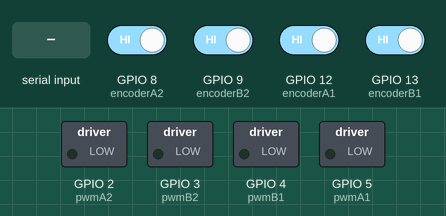
This sketch was run on a simulated ESP32-S3. Parts: switched loads named in the sketch (green lamp = pin HIGH). The inputs (shaded band) are chosen by the test bench; at power-on: GPIO 8 (encoderA2), GPIO 9 (encoderB2), GPIO 12 (encoderA1), GPIO 13 (encoderB1) HIGH. What the sketch prints to the serial monitor is not drawn.

Above: at 3.2 s.
3.3 s: "s,1\n" received over Serial
6.3 s: GPIO 12 (encoderA1) driven LOW
At 7.1 s:
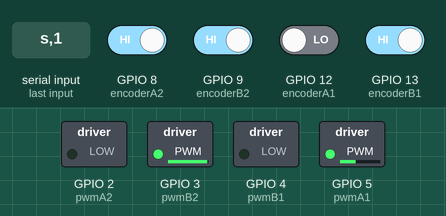
7.9 s: "s\n" received over Serial
At 9.1 s:
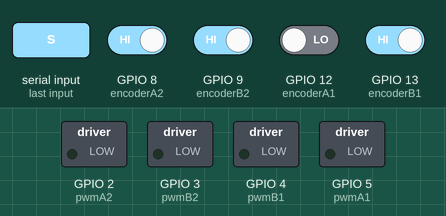
9.4 s: GPIO 8 (encoderA2) driven LOW
At 10.7 s:
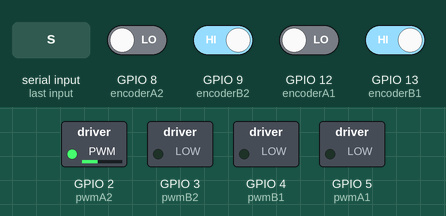
11.0 s: GPIO 13 (encoderB1) driven LOW
At 12.3 s:
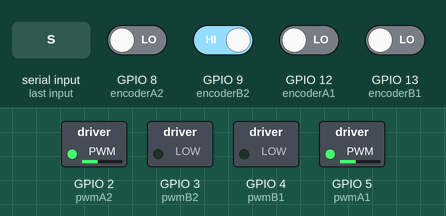
12.6 s: GPIO 9 (encoderB2) driven LOW
At 14.1 s:
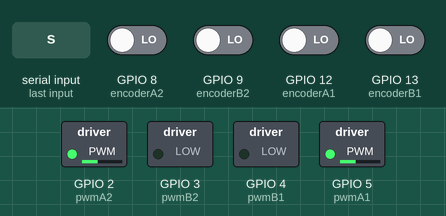
Timing chart, 0 to 15.2 s (numbered marks = the images above; inputs shaded):
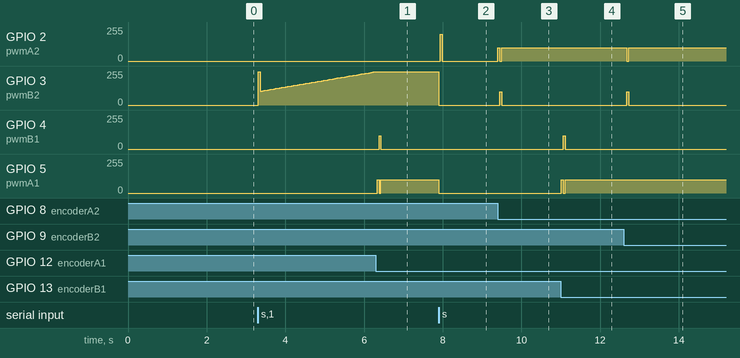

Measured:
- after the input at 6.3 s, GPIO 4 (pwmB1): 0/255 → 98/255 after 0.08 s, → 0/255 0.05 s later; GPIO 5 (pwmA1): 0/255 → 98/255 at once
- after the input at 7.9 s, GPIO 2 (pwmA2): 0/255 → 200/255 at once, → 0/255 0.05 s later; GPIO 3 (pwmB2): 250/255 → 0/255 at once; GPIO 5 (pwmA1): 98/255 → 0/255 at once
- after the input at 9.4 s, GPIO 2 (pwmA2): 0/255 → 98/255 at once; GPIO 3 (pwmB2): 0/255 → 98/255 after 0.05 s, → 0/255 0.05 s later
- after the input at 11.0 s, GPIO 4 (pwmB1): 0/255 → 98/255 after 0.06 s, → 0/255 0.05 s later; GPIO 5 (pwmA1): 0/255 → 98/255 at once
- after the input at 12.6 s, GPIO 2 (pwmA2): 98/255 → 0/255 after 0.07 s, → 98/255 0.05 s later; GPIO 3 (pwmB2): 0/255 → 98/255 after 0.07 s, → 0/255 0.05 s later

The sketch:

firmware1.0.ino
```cpp
#include <Arduino.h>

// ================== DEFINICIONES DE PINES ==================
// Asumiremos que:
 // Motor Izquierdo (Motor 1)
const int pwmA1     = 5;    // Canal PWM para dirección (ej. retroceso)
const int pwmB1     = 4;    // Canal PWM para dirección (ej. avance)
const int encoderA1 = 12;   // Encoder fase A
const int encoderB1 = 13;   // Encoder fase B

// Motor Derecho (Motor 2)
const int pwmA2     = 2;    // Canal PWM para dirección (ej. retroceso)
const int pwmB2     = 3;    // Canal PWM para dirección (ej. avance)
const int encoderA2 = 8;    // Encoder fase A
const int encoderB2 = 9;    // Encoder fase B

// ================== CONSTANTES PARA CONTROL ==================
#define CONTROL_INTERVAL_MS 50  // Intervalo de control en ms

// Parámetros del encoder y del robot
const float COUNTS_PER_REVOLUTION = 4532.0;   // Pulsos por revolución
const float WHEEL_RADIUS = 0.035;                // Radio de la rueda en metros (ej. 3.5 cm)
const float WHEEL_CIRCUMFERENCE = 2.0 * PI * WHEEL_RADIUS; // Circunferencia en metros

// Parámetros del PID (ajusta estos valores en función de tus pruebas)
float Kp = 100.0;
float Ki = 50.0;
float Kd = 10.0;

// Límites de la señal PWM
const int MIN_PWM = 98;
const int MAX_PWM = 250;

// ================== VARIABLES GLOBALES PARA CONTROL DE VELOCIDAD ==================
// Velocidad deseada en m/s para cada rueda (se actualizan vía Serial)
volatile float desiredSpeedLeft = 0.0;
volatile float desiredSpeedRight = 0.0;

// Variables para almacenar la velocidad medida (m/s)
float measuredSpeedLeft = 0.0;
float measuredSpeedRight = 0.0;

// Variables para el lazo PID de cada motor
float integralLeft = 0.0, lastErrorLeft = 0.0;
float integralRight = 0.0, lastErrorRight = 0.0;

// Variables para el control de encoders (acumulados)
volatile long encoderCountLeft = 0;   // Motor izquierdo (Motor 1)
volatile long encoderCountRight = 0;  // Motor derecho (Motor 2)

// Para calcular el delta de ticks en cada ciclo
volatile long lastEncoderCountLeft = 0;
volatile long lastEncoderCountRight = 0;

// Tiempo de control
unsigned long lastControlTime = 0;

// ================== VARIABLES PARA LAS INTERRUPCIONES DE LOS ENCODERS ==================
// Motor Izquierdo
volatile byte lastStateA1 = 0;
volatile byte lastStateB1 = 0;
volatile byte stateA1 = 0;
volatile byte stateB1 = 0;

// Motor Derecho
volatile byte lastStateA2 = 0;
volatile byte lastStateB2 = 0;
volatile byte stateA2 = 0;
volatile byte stateB2 = 0;

// ================== ISR DE LOS ENCODERS ==================
// ISR para el motor izquierdo (Motor 1)
IRAM_ATTR void handleEncoderLeft() {
  noInterrupts();
  stateA1 = digitalRead(encoderA1);
  stateB1 = digitalRead(encoderB1);
  if (stateA1 != lastStateA1) {
    if (stateA1 != stateB1) {
      encoderCountLeft++;
    } else {
      encoderCountLeft--;
    }
  }
  if (stateB1 != lastStateB1) {
    if (stateB1 == stateA1) {
      encoderCountLeft++;
    } else {
      encoderCountLeft--;
    }
  }
  lastStateA1 = stateA1;
  lastStateB1 = stateB1;
  interrupts();
}

// ISR para el motor derecho (Motor 2)
IRAM_ATTR void handleEncoderRight() {
  noInterrupts();
  stateA2 = digitalRead(encoderA2);
  stateB2 = digitalRead(encoderB2);
  if (stateA2 != lastStateA2) {
    if (stateA2 != stateB2) {
      encoderCountRight++;
    } else {
      encoderCountRight--;
    }
  }
  if (stateB2 != lastStateB2) {
    if (stateB2 == stateA2) {
      encoderCountRight++;
    } else {
      encoderCountRight--;
    }
  }
  lastStateA2 = stateA2;
  lastStateB2 = stateB2;
  interrupts();
}

// ================== FUNCIONES DE CONTROL DE MOTORES ==================
// Función para establecer el PWM del motor izquierdo según la señal (positivo = avance, negativo = retroceso)
void setMotorPWMLeft(int pwm) {
  int pwmVal = constrain(abs(pwm), 0, MAX_PWM);
  if (pwm > 0) {
    // Avance: canal B activa, A en 0
    analogWrite(pwmA1, 0);
    analogWrite(pwmB1, pwmVal);
  } else if (pwm < 0) {
    // Retroceso: canal A activa, B en 0
    analogWrite(pwmA1, pwmVal);
    analogWrite(pwmB1, 0);
  } else {
    // Paro
    analogWrite(pwmA1, 0);
    analogWrite(pwmB1, 0);
  }
}

// Función para establecer el PWM del motor derecho según la señal
void setMotorPWMRight(int pwm) {
  int pwmVal = constrain(abs(pwm), 0, MAX_PWM);
  if (pwm > 0) {
    analogWrite(pwmA2, 0);
    analogWrite(pwmB2, pwmVal);
  } else if (pwm < 0) {
    analogWrite(pwmA2, pwmVal);
    analogWrite(pwmB2, 0);
  } else {
    analogWrite(pwmA2, 0);
    analogWrite(pwmB2, 0);
  }
}

// Función para detener ambos motores y reiniciar integrales
void stopMotors() {
  setMotorPWMLeft(0);
  setMotorPWMRight(0);
  desiredSpeedLeft = 0.0;
  desiredSpeedRight = 0.0;
  integralLeft = 0;
  integralRight = 0;
  Serial.println("Motores detenidos.");
}

// ================== CONFIGURACIÓN (setup) ==================
void setup() {
  Serial.begin(115200);
  delay(2000);
  Serial.println("\n\n--- Iniciando Control de Velocidad con PID ---");

  // Configuración de pines para el Motor Izquierdo
  pinMode(pwmA1, OUTPUT);
  pinMode(pwmB1, OUTPUT);
  pinMode(encoderA1, INPUT_PULLUP);
  pinMode(encoderB1, INPUT_PULLUP);

  // Configuración de pines para el Motor Derecho
  pinMode(pwmA2, OUTPUT);
  pinMode(pwmB2, OUTPUT);
  pinMode(encoderA2, INPUT_PULLUP);
  pinMode(encoderB2, INPUT_PULLUP);

  // Inicializar salidas PWM a 0
  analogWrite(pwmA1, 0);
  analogWrite(pwmB1, 0);
  analogWrite(pwmA2, 0);
  analogWrite(pwmB2, 0);

  // Inicializar estados de los encoders
  lastStateA1 = digitalRead(encoderA1);
  lastStateB1 = digitalRead(encoderB1);
  lastStateA2 = digitalRead(encoderA2);
  lastStateB2 = digitalRead(encoderB2);

  // Adjuntar interrupciones para los encoders
  attachInterrupt(digitalPinToInterrupt(encoderA1), handleEncoderLeft, CHANGE);
  attachInterrupt(digitalPinToInterrupt(encoderB1), handleEncoderLeft, CHANGE);
  attachInterrupt(digitalPinToInterrupt(encoderA2), handleEncoderRight, CHANGE);
  attachInterrupt(digitalPinToInterrupt(encoderB2), handleEncoderRight, CHANGE);

  Serial.println("Encoders inicializados.");
  lastControlTime = millis();
}

// ================== LOOP PRINCIPAL ==================
void loop() {
  // Procesar comandos recibidos vía Serial (velocidades deseadas en m/s)
  if (Serial.available() > 0) {
    String inputString = Serial.readStringUntil('\n');
    inputString.trim();

    // Comando especial para detener
    if (inputString.equalsIgnoreCase("s")) {
      stopMotors();
    }
    else {
      // Se espera el formato "0.2,0.2" (valores separados por coma)
      int commaIndex = inputString.indexOf(',');
      if (commaIndex > 0) {
        String leftStr = inputString.substring(0, commaIndex);
        String rightStr = inputString.substring(commaIndex + 1);
        float newSpeedLeft = leftStr.toFloat();
        float newSpeedRight = rightStr.toFloat();
        desiredSpeedLeft = newSpeedLeft;
        desiredSpeedRight = newSpeedRight;
        Serial.print("Nueva velocidad deseada - Izquierda: ");
        Serial.print(desiredSpeedLeft, 3);
        Serial.print(" m/s, Derecha: ");
        Serial.print(desiredSpeedRight, 3);
        Serial.println(" m/s");
      } else {
        Serial.println("Formato incorrecto. Use: <velIzq>,<velDer> (en m/s)");
      }
    }
  }

  // Control periódico cada CONTROL_INTERVAL_MS milisegundos
  unsigned long currentTime = millis();
  if (currentTime - lastControlTime >= CONTROL_INTERVAL_MS) {
    float dt = (currentTime - lastControlTime) / 1000.0;  // tiempo en segundos
    lastControlTime = currentTime;

    // --- Cálculo de velocidad medida a partir de los encoders ---
    // Guardamos los contadores actuales y calculamos el delta
    long currentEncoderLeft = encoderCountLeft;
    long currentEncoderRight = encoderCountRight;
    long deltaLeft = currentEncoderLeft - lastEncoderCountLeft;
    long deltaRight = currentEncoderRight - lastEncoderCountRight;
    lastEncoderCountLeft = currentEncoderLeft;
    lastEncoderCountRight = currentEncoderRight;

    // Convertir delta de ticks a velocidad (m/s)
    // revoluciones = delta / COUNTS_PER_REVOLUTION, distancia = revoluciones * circunferencia
    measuredSpeedLeft = ( (float)deltaLeft * WHEEL_CIRCUMFERENCE ) / (COUNTS_PER_REVOLUTION * dt);
    measuredSpeedRight = ( (float)deltaRight * WHEEL_CIRCUMFERENCE ) / (COUNTS_PER_REVOLUTION * dt);

    // --- Control PID para cada motor ---
    // Motor Izquierdo
    float errorLeft = desiredSpeedLeft - measuredSpeedLeft;
    integralLeft += errorLeft * dt;
    float derivativeLeft = (errorLeft - lastErrorLeft) / dt;
    lastErrorLeft = errorLeft;
    float pidOutputLeft = Kp * errorLeft + Ki * integralLeft + Kd * derivativeLeft;

    // Motor Derecho
    float errorRight = desiredSpeedRight - measuredSpeedRight;
    integralRight += errorRight * dt;
    float derivativeRight = (errorRight - lastErrorRight) / dt;
    lastErrorRight = errorRight;
    float pidOutputRight = Kp * errorRight + Ki * integralRight + Kd * derivativeRight;

    // Ajuste mínimo de PWM: si la salida es pequeña pero no cero, forzar el mínimo
    if ( (pidOutputLeft != 0) && (abs(pidOutputLeft) < MIN_PWM) ) {
      pidOutputLeft = (pidOutputLeft > 0) ? MIN_PWM : -MIN_PWM;
    }
    if ( (pidOutputRight != 0) && (abs(pidOutputRight) < MIN_PWM) ) {
      pidOutputRight = (pidOutputRight > 0) ? MIN_PWM : -MIN_PWM;
    }

    // Limitar la señal PWM
    pidOutputLeft = constrain(pidOutputLeft, -MAX_PWM, MAX_PWM);
    pidOutputRight = constrain(pidOutputRight, -MAX_PWM, MAX_PWM);

    // Aplicar la señal PWM a los motores
    setMotorPWMLeft((int)pidOutputLeft);
    setMotorPWMRight((int)pidOutputRight);

    // Enviar odometría cruda: enviar los deltas de ticks en este intervalo
    Serial.print(deltaLeft);
    Serial.print(",");
    Serial.println(deltaRight);
  }

  // Pequeño delay para no saturar el loop
  delay(1);
}
```
